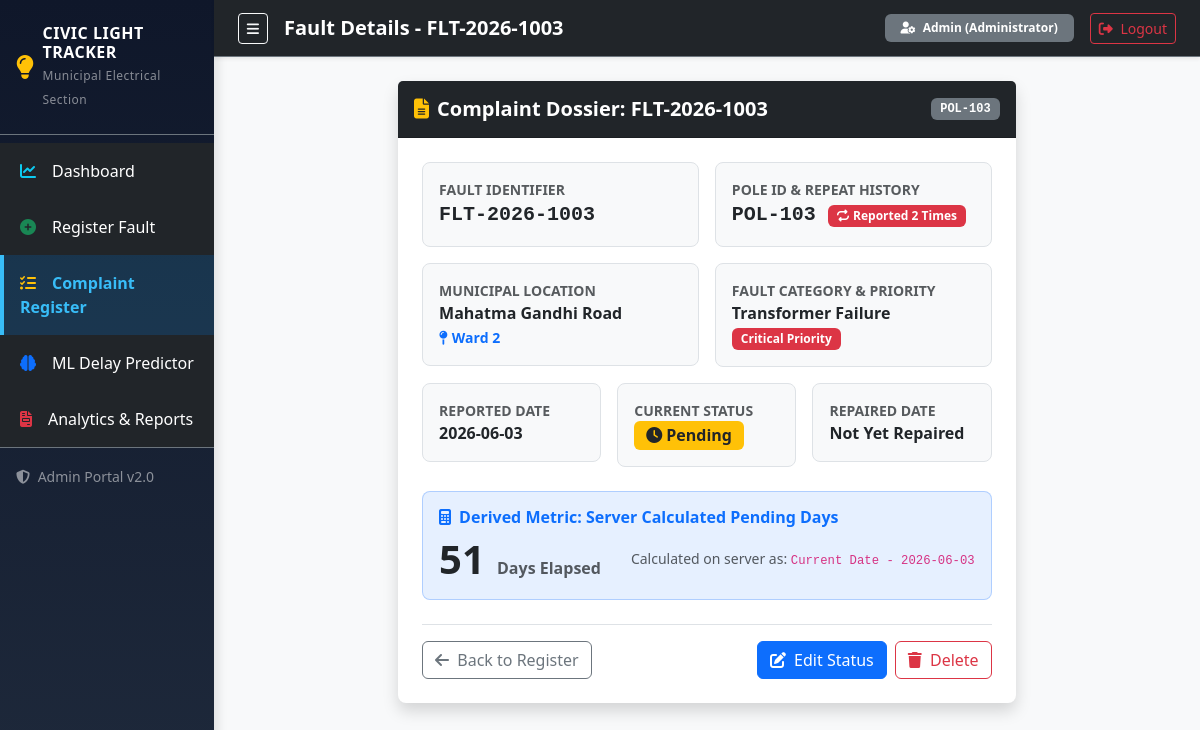
Screenshot of /complaints/3 (signed in) with the database file from the repository.
### tables this page shows
CREATE TABLE complaints (
    id INTEGER PRIMARY KEY AUTOINCREMENT,
    fault_id TEXT UNIQUE NOT NULL,
    pole_id TEXT NOT NULL,
    ward TEXT NOT NULL,
    street TEXT NOT NULL,
    reported_date DATE NOT NULL,
    fault_type TEXT NOT NULL,
    status TEXT NOT NULL DEFAULT 'Pending',
    repaired_date DATE,
    need_attention INTEGER DEFAULT 0,
    priority TEXT DEFAULT 'Medium',
    created_at TIMESTAMP DEFAULT CURRENT_TIMESTAMP
);

### blueprints/complaints.py (the view)
@complaints_bp.route('/complaints/<int:complaint_id>')
@login_required
def complaint_details(complaint_id):
    conn = get_db_connection()
    row = conn.execute("SELECT * FROM complaints WHERE id = ?", (complaint_id,)).fetchone()
    if not row:
        conn.close()
        flash("Complaint not found.", 'danger')
        return redirect(url_for('complaints.list_complaints'))
    c = dict(row)
    c['pending_days'] = calculate_pending_days(c['reported_date'], c['repaired_date'], c['status'])
    pole_history_count = conn.execute("SELECT COUNT(*) FROM complaints WHERE pole_id = ?", (c['pole_id'],)).fetchone()[0]
    conn.close()
    return render_template('complaint_details.html', complaint=c, pole_history_count=pole_history_count, statuses=STATUSES)

### blueprints/auth.py (called while the page is built)
def login_required(f):
    @wraps(f)
    def decorated_function(*args, **kwargs):
        if 'user_id' not in session:
            flash('Please log in to access this page.', 'warning')
            return redirect(url_for('auth.login', next=request.url))
        return f(*args, **kwargs)
    return decorated_function

### database.py (called while the page is built, shortened)
def get_db_connection():
    conn = sqlite3.connect(Config.DATABASE)
    conn.row_factory = sqlite3.Row
    return conn

def calculate_pending_days(reported_date_str, repaired_date_str=None, status='Pending'):
    if not reported_date_str:
        return 0
    try:
        rep_date = datetime.strptime(str(reported_date_str).strip(), '%Y-%m-%d').date()
    except (ValueError, TypeError):
        return 0
    today = datetime.now().date()
    diff = (today - rep_date).days
    return max(0, diff)

### templates/complaint_details.html (shortened to what this page needs)
{% extends "base.html" %}
{% block header_title %}Fault Details - {{ complaint.fault_id }}{% endblock %}
{% block content %}
<div class="row g-4 justify-content-center">
    <div class="col-lg-8">
        <div class="card shadow border-0 rounded-3 mb-4">
            <div class="card-header bg-dark text-white p-3 d-flex align-items-center justify-content-between">
                <h5 class="fw-bold mb-0">
                    <i class="fa-solid fa-file-lines me-2 text-warning"></i>Complaint Dossier: {{ complaint.fault_id }}
                </h5>
                <span class="badge bg-secondary font-monospace">{{ complaint.pole_id }}</span>
            </div>
            <div class="card-body p-4">
                {% if is_edit %}
                <form method="POST" action="{{ url_for('complaints.edit_complaint', complaint_id=complaint.id) }}">
                    <h6 class="fw-bold text-primary mb-3"><i class="fa-solid fa-pen-to-square me-2"></i>Update Complaint Record</h6>
                    <div class="row g-3 mb-3">
                        <div class="col-md-6">
                            <label class="form-label fw-semibold">Ward</label>
                            <select class="form-select" name="ward" required>
                                {% for w in wards %}
                                <option value="{{ w }}" {% if complaint.ward == w %}selected{% endif %}>{{ w }}</option>
                                {% endfor %}
                            </select>
                        </div>
                        <div class="col-md-6">
                            <label class="form-label fw-semibold">Street</label>
                            <input type="text" class="form-control" name="street" value="{{ complaint.street }}" required>
                        </div>
                        <div class="col-md-6">
                            <label class="form-label fw-semibold">Fault Category</label>
                            <select class="form-select" name="fault_type" required>
                                {% for ft in fault_types %}
                                <option value="{{ ft }}" {% if complaint.fault_type == ft %}selected{% endif %}>{{ ft }}</option>
                                {% endfor %}
                            </select>
                        </div>
                        <div class="col-md-6">
                            <label class="form-label fw-semibold">Status</label>
                            <select class="form-select" name="status" required>
                                {% for st in statuses %}
                                <option value="{{ st }}" {% if complaint.status == st %}selected{% endif %}>{{ st }}</option>
                                {% endfor %}
                            </select>
                        </div>
                        <div class="col-md-6">
                            <label class="form-label fw-semibold">Repaired Date</label>
                            <input type="date" class="form-control" name="repaired_date" value="{{ complaint.repaired_date or '' }}">
                        </div>
                    </div>
                    <div class="d-flex justify-content-end gap-2 pt-3 border-top">
                        <a href="{{ url_for('complaints.complaint_details', complaint_id=complaint.id) }}" class="btn btn-outline-secondary">Cancel</a>
                        <button type="submit" class="btn btn-primary fw-bold">Save Changes</button>
                    </div>
                </form>
                {% else %}
                <div class="row g-3 mb-4">
                    <div class="col-md-6">
                        <div class="p-3 bg-light rounded-3 border">
                            <small class="text-muted text-uppercase fw-semibold d-block">Fault Identifier</small>
                            <span class="fs-5 fw-bold text-dark font-monospace">{{ complaint.fault_id }}</span>
                        </div>
                    </div>
                    <div class="col-md-6">
                        <div class="p-3 bg-light rounded-3 border">
                            <small class="text-muted text-uppercase fw-semibold d-block">Pole ID & Repeat History</small>
                            <span class="fs-5 fw-bold text-dark font-monospace me-2">{{ complaint.pole_id }}</span>
                            {% if pole_history_count > 1 %}
                            <span class="badge bg-danger"><i class="fa-solid fa-repeat me-1"></i>Reported {{ pole_history_count }} Times</span>
                            {% else %}
                            <span class="badge bg-success">First Report</span>
                            {% endif %}
                        </div>
                    </div>
                    <div class="col-md-6">
                        <div class="p-3 bg-light rounded-3 border">
                            <small class="text-muted text-uppercase fw-semibold d-block">Municipal Location</small>
                            <div class="fw-bold text-dark fs-6">{{ complaint.street }}</div>
                            <small class="text-primary fw-semibold"><i class="fa-solid fa-map-pin me-1"></i>{{ complaint.ward }}</small>
                        </div>
                    </div>
                    <div class="col-md-6">
                        <div class="p-3 bg-light rounded-3 border">
                            <small class="text-muted text-uppercase fw-semibold d-block">Fault Category & Priority</small>
                            <div class="fw-bold text-dark fs-6">{{ complaint.fault_type }}</div>
                            <span class="badge {% if complaint.priority == 'Critical' %}bg-danger{% elif complaint.priority == 'High' %}bg-warning text-dark{% else %}bg-secondary{% endif %}">
                                {{ complaint.priority or 'Medium' }} Priority
                            </span>
                        </div>
                    </div>
                    <div class="col-md-4">
                        <div class="p-3 bg-light rounded-3 border">
                            <small class="text-muted text-uppercase fw-semibold d-block">Reported Date</small>
                            <span class="fw-bold text-dark">{{ complaint.reported_date }}</span>
                        </div>
                    </div>
                    <div class="col-md-4">
                        <div class="p-3 bg-light rounded-3 border">
                            <small class="text-muted text-uppercase fw-semibold d-block">Current Status</small>
                            {% if complaint.status == 'Repaired' %}
                                <span class="badge bg-success fs-6"><i class="fa-solid fa-check me-1"></i>Repaired</span>
                            {% elif complaint.status == 'In Progress' %}
                                <span class="badge bg-info text-dark fs-6"><i class="fa-solid fa-spinner me-1"></i>In Progress</span>
                            {% else %}
                                <span class="badge bg-warning text-dark fs-6"><i class="fa-solid fa-clock me-1"></i>Pending</span>
                            {% endif %}
                        </div>
                    </div>
                    <div class="col-md-4">
                        <div class="p-3 bg-light rounded-3 border">
                            <small class="text-muted text-uppercase fw-semibold d-block">Repaired Date</small>
                            <span class="fw-bold text-dark">{{ complaint.repaired_date or 'Not Yet Repaired' }}</span>
                        </div>
                    </div>
                </div>
                <div class="card bg-primary bg-opacity-10 border-primary border-opacity-25 rounded-3 mb-4">
                    <div class="card-body p-3">
                        <h6 class="fw-bold text-primary mb-1">
                            <i class="fa-solid fa-calculator me-2"></i>Derived Metric: Server Calculated Pending Days
                        </h6>
                        <div class="d-flex align-items-center justify-content-between mt-2">
                            <div>
                                <span class="display-6 fw-bold text-dark me-2">{{ complaint.pending_days }}</span>
                                <span class="text-muted fw-semibold">Days Elapsed</span>
                            </div>
                            <small class="text-muted style-italic max-w-50">
                                Calculated on server as: <code>{{ complaint.repaired_date or 'Current Date' }} - {{ complaint.reported_date }}</code>
                            </small>
                        </div>
                    </div>
                </div>
                <div class="d-flex justify-content-between align-items-center pt-3 border-top">
                    <a href="{{ url_for('complaints.list_complaints') }}" class="btn btn-outline-secondary">
                        <i class="fa-solid fa-arrow-left me-1"></i> Back to Register
                    </a>
                    <div class="d-flex gap-2">
                        <a href="{{ url_for('complaints.edit_complaint', complaint_id=complaint.id) }}" class="btn btn-primary">
                            <i class="fa-solid fa-pen-to-square me-1"></i> Edit Status
                        </a>
                        <form method="POST" action="{{ url_for('complaints.delete_complaint', complaint_id=complaint.id) }}" onsubmit="return confirm('Delete this record?');">
                            <button type="submit" class="btn btn-outline-danger">
                                <i class="fa-solid fa-trash me-1"></i> Delete
                            </button>
                        </form>
                    </div>
                </div>
                {% endif %}
            </div>
        </div>
    </div>
</div>
{% endblock %}

### static/css/style.css (style rules this page uses)
:root { --primary-color: #1e3a8a; --secondary-color: #475569; --accent-warning: #f59e0b; --accent-success: #10b981; --accent-danger: #ef4444; --sidebar-width: 260px; --border-radius: 0.75rem; }
body { font-family: 'Segoe UI', system-ui, -apple-system, sans-serif; color: #1e293b; background-color: #f8fafc; }
.badge { padding: 0.4em 0.75em; font-weight: 600; }

### rows the page displays
complaints: fault_id "FLT-2026-1003", pole_id "POL-103", street "Mahatma Gandhi Road", ward "Ward 2", fault_type "Transformer Failure", priority "Critical", reported_date "2026-06-03"

### other values shown
{{ session.username }} "Admin"
{{ session.role }} "Administrator"
{{ pole_history_count }} "2"
{{ complaint.repaired_date or 'Not Yet Repaired' }} "Not Yet Repaired"
{{ complaint.pending_days }} "51"
{{ complaint.repaired_date or 'Current Date' }} "Current Date"
